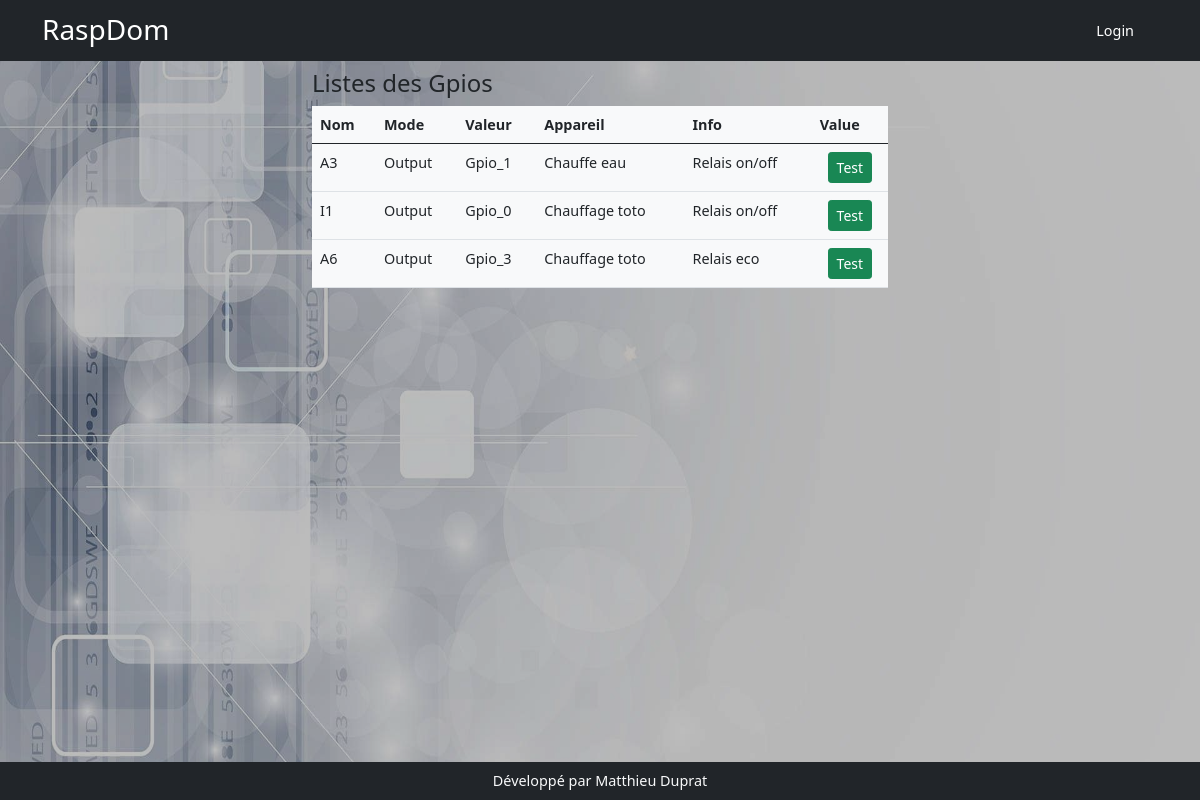
Page /gpios on the earlier database version.
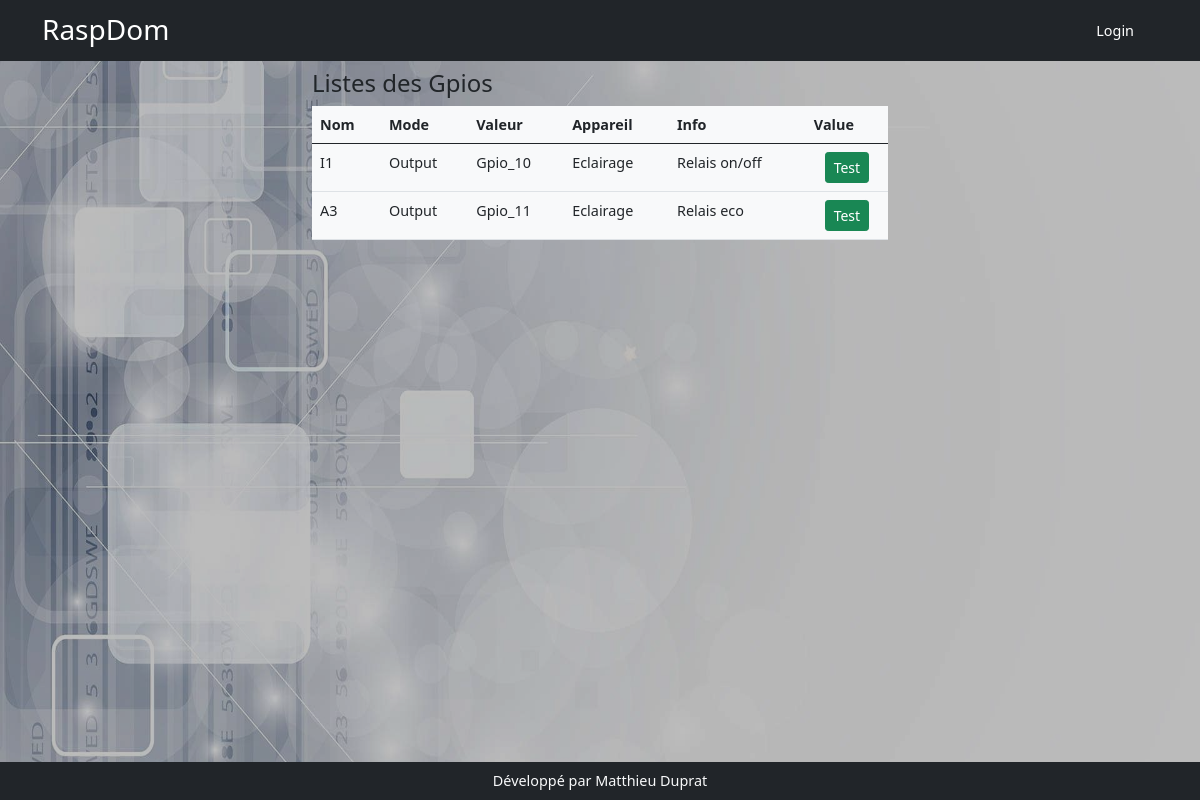
Same page on the later database version.
### models.py (models this page shows, shortened)
class Gpio(db.Model):
    id = db.Column(db.Integer, primary_key=True)
    nom = db.Column(db.String(200))
    mode = db.Column(db.String(10))
    valeur = db.Column(db.String(10))
    info = db.Column(db.String(200))
    appareil_id = db.Column(db.Integer, db.ForeignKey('appareil.id'), nullable=True, default='')

class Appareil(db.Model):
    id = db.Column(db.Integer, primary_key=True)
    nom = db.Column(db.String(200))
    description = db.Column(db.String(200))
    categorieappareil = db.Column(db.String(200), nullable=True)
    sortie = db.Column(db.String(200), nullable=True)
    image = db.Column(db.String(200), nullable=True)
    gpios = db.relationship('Gpio', backref='appareil', lazy=True)
    order_gpio = db.Column(db.String(200))
    nbre_gpio = db.Column(db.Integer)
    programmations = db.relationship('Programmation', backref='appareil_programmation', lazy=True)
    mode_de_marche = db.relationship('ModeDeMarche',  uselist=False,  backref='appareil_mode_de_marche', lazy=True)
    auto = db.relationship('Auto', uselist=False, backref='appareil_auto', lazy=True)
    sonde_id = db.Column(db.Integer, db.ForeignKey('sonde.id'))
    sonde = db.relationship('Sonde', uselist=False, backref='appareil_sonde', lazy=True)
    manuel = db.relationship('Manuel', uselist=False, backref='appareil_ordre', lazy=True)
    label = db.Column(db.String(250))
    sonde_actived = db.Column(db.Boolean,default=False, nullable=False)
    mf = db.relationship('Mf',  cascade="delete",uselist=False, backref='app_mf', lazy=True)

### app.py (the view)
@app.route('/gpios')
def gpios():
    gpios_list = Gpio.query.order_by('appareil_id', 'mode').all()
    return render_template('gpio/gpios.html', gpio_list=gpios_list)

### templates/gpio/gpios.html
{% extends 'base.html' %}
{% block content %}
<div class="row">
    <div class="col-md-6 mx-auto ">
        <h4>Listes des Gpios</h4>
        <table class="table bg-light">
            <thead>
                <tr>
                    <th>Nom</th>
                    <th>Mode</th>
                    <th>Valeur</th>
                    <th>Appareil</th>
                    <th>Info</th>
                    <th>Value</th>
                </tr>
            </thead>
            <tbody>{% for gpio in gpio_list %}
                <tr>
                    <td>{{gpio.nom}}</td>
                    <td>{{gpio.mode}}</td>
                    <td>{{ gpio.valeur}}</td>
                    <td>{{ gpio.appareil.nom}}</td>
                    <td>{{ gpio.info}}</td>
                    <td class="mx-auto text-center">{% if gpio.mode=='input'%}<input class="form-control mx-auto " style="width: 5rem;" type="text" id="gpio_{{gpio.id}}">{% else %}<button class="btn btn-success btn-sm">Test</button>{% endif %}</td>
                </tr>{% endfor %}
            </tbody>
        </table>
    </div>
</div>
{% endblock %}

Differences in the rows shown:
removed Gpio: nom "A3", mode "Output", valeur "Gpio_1", appareil.nom "Chauffe eau", info "Relais on/off", shows "Test"
removed Gpio: nom "I1", mode "Output", valeur "Gpio_0", appareil.nom "Chauffage toto", info "Relais on/off", shows "Test"
removed Gpio: nom "A6", mode "Output", valeur "Gpio_3", appareil.nom "Chauffage toto", info "Relais eco", shows "Test"
added Gpio: nom "I1", mode "Output", valeur "Gpio_10", appareil.nom "Eclairage", info "Relais on/off", shows "Test"
added Gpio: nom "A3", mode "Output", valeur "Gpio_11", appareil.nom "Eclairage", info "Relais eco", shows "Test"
